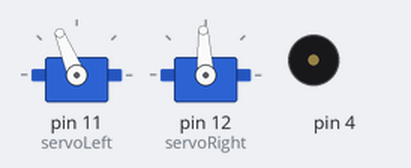
A sketch run on a simulated Arduino Uno, built with avr-gcc and run on an emulated ATmega328P. Shown: 2 × servo, buzzer (waves = sounding). What the sketch prints to the serial monitor is not drawn.

Above: at 1.05 s.
At 2.2 s:
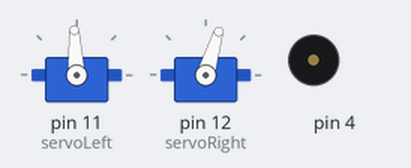
Timing chart, 0 to 4.0 s (numbered marks = the images above):
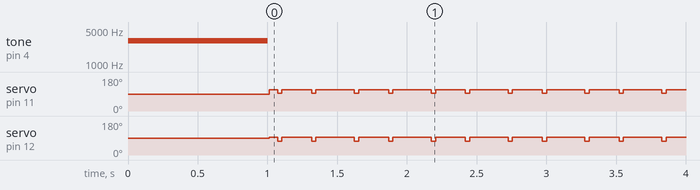

Measured:
- by itself, servo on pin 11 (servoLeft): repeats every 0.55 s: 93° 0.03 s, 112° 0.21 s, 93° 0.03 s, 112° 0.28 s
- by itself, servo on pin 12 (servoRight): repeats every 0.55 s: 73° 0.03 s, 93° 0.21 s, 73° 0.03 s, 93° 0.28 s

The sketch:

navSample.ino
```cpp
/*
 * Robotics with the BOE Shield - LightSeekingShieldBot
 * Roams toward light and away from shade.
 */

#include <Servo.h>                           // Include servo library

Servo servoLeft;                             // Declare left and right servos
Servo servoRight;

void setup()                                 // Built-in initialization block
{
  tone(4, 3000, 1000);                       // Play tone for 1 second
  delay(1000);                               // Delay to finish tone
  Serial.begin(9600); //start the serial monitor so we can view the output

  servoLeft.attach(11);                      // Attach left signal to pin 13
  servoRight.attach(12);                     // Attach right signal to pin 12
}

void loop()                                  // Main loop auto-repeats
{
  float tLeft = float(rcTime(47));            // Get left light & make float
  float tRight = float(rcTime(52));           // Get right light & make float

  float ndShade;                             // Normalized differential shade
  ndShade = tRight / (tLeft+tRight) - 0.5;   // Calculate it and subtract 0.5
Serial.println(ndShade); // Print

  int speedLeft, speedRight;                 // Declare speed variables

  if (ndShade > 0.0)                         // Shade on right?
  {                                          // Slow down left wheel
    speedRight = int(200.0 - (ndShade * 1000.0));
    speedRight = constrain(speedLeft, -200, 200);
    speedLeft = 200;                        // Full speed right wheel
  }
  else                                       // Shade on Left?
  {                                          // Slow down right wheel
    speedLeft = int(200.0 + (ndShade * 1000.0));
    speedLeft = constrain(speedRight, -200, 200);
    speedRight = 200;                         // Full speed left wheel
  }

  maneuver(speedLeft, speedRight, 20);       // Set wheel speeds
}

long rcTime(int pin)                         // rcTime measures decay at pin
{
  pinMode(pin, OUTPUT);                      // Charge capacitor
  digitalWrite(pin, HIGH);                   // ..by setting pin ouput-high
  delay(5);                                  // ..for 5 ms
  pinMode(pin, INPUT);                       // Set pin to input
  digitalWrite(pin, LOW);                    // ..with no pullup
  long time  = micros();                     // Mark the time
  while(digitalRead(pin));                   // Wait for voltage < threshold
  time = micros() - time;                    // Calculate decay time
  return time;                               // Returns decay time
}

// maneuver function
void maneuver(int speedLeft, int speedRight, int msTime)
{
  servoLeft.writeMicroseconds(1500 + speedLeft);   // Set left servo speed
  servoRight.writeMicroseconds(1500 - speedRight); // Set right servo speed
  if(msTime==-1)                                   // if msTime = -1
  {
    servoLeft.detach();                            // Stop servo signals
    servoRight.detach();
  }
  delay(msTime);                                   // Delay for msTime
}
```
